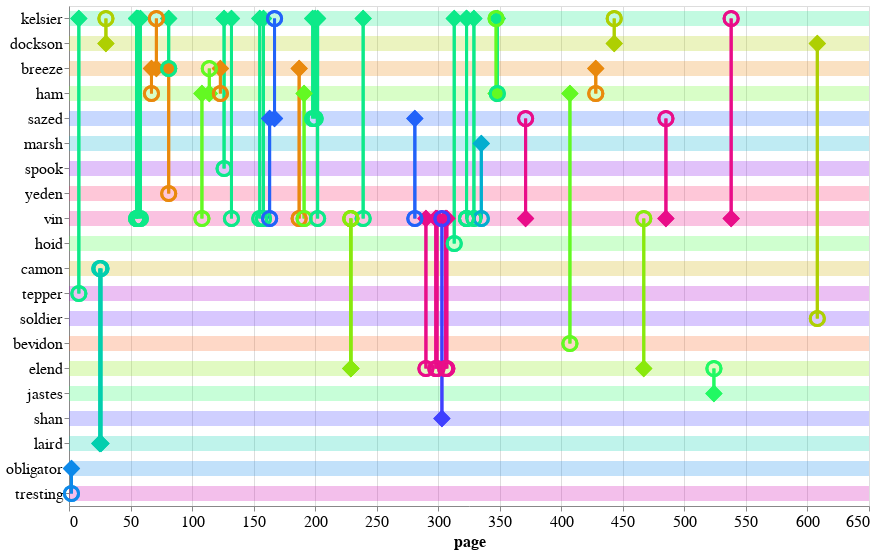

This figure's notebook cell:
### Code cell
plot_eyebrow_connections_int(fe_plot_df,'fe_eyebrow_conn_int')

### Figure 1 — Vega-Lite specification as saved in the notebook (floating-point values rounded to 4 significant figures)
{"config": {"view": {"continuousWidth": 400, "continuousHeight": 300}, "axis": {"labelFontSize": 16, "titleFontSize": 16}}, "layer": [{"data": {"name": "data-6d748824eb30db531816a8c6a9f1899d"}, "mark": "rule", "encoding": {"color": {"type": "nominal", "field": "character_draw", "legend": null, "scale": {"scheme": "sinebow"}}, "opacity": {"condition": {"value": 0.25, "selection": "selector001"}, "value": 0.05}, "size": {"value": 15}, "y": {"type": "nominal", "field": "character_draw", "sort": null}}, "selection": {"selector001": {"type": "multi", "on": "mouseover", "fields": ["character_draw"], "nearest": true}}}, {"data": {"name": "data-8690e347e60e592150864926e8ffb6df"}, "mark": "point", "encoding": {"color": {"type": "nominal", "field": "source", "legend": null, "scale": {"scheme": "sinebow"}}, "opacity": {"value": 0}, "tooltip": [{"type": "nominal", "field": "source"}, {"type": "nominal", "field": "target"}, {"type": "quantitative", "field": "page"}], "x": {"type": "quantitative", "field": "page"}, "y": {"type": "nominal", "axis": {"title": null}, "field": "character_draw", "sort": null}}}, {"data": {"name": "data-8690e347e60e592150864926e8ffb6df"}, "mark": "rule", "encoding": {"color": {"type": "nominal", "field": "source", "legend": null, "scale": {"scheme": "sinebow"}}, "opacity": {"condition": {"value": 1, "selection": "selector001"}, "value": 0.15}, "size": {"condition": {"value": 3, "selection": "selector001"}, "value": 1}, "tooltip": [{"type": "nominal", "field": "source"}, {"type": "nominal", "field": "target"}, {"type": "quantitative", "field": "page"}], "x": {"type": "quantitative", "field": "page"}, "y": {"type": "nominal", "field": "source", "sort": null}, "y2": {"field": "target"}}}, {"data": {"name": "data-8690e347e60e592150864926e8ffb6df"}, "mark": {"type": "point", "filled": true, "shape": "diamond"}, "encoding": {"color": {"type": "nominal", "field": "source", "legend": null, "scale": {"scheme": "sinebow"}}, "opacity": {"value": 1}, "size": {"condition": {"value": 300, "selection": "selector001"}, "value": 100}, "tooltip": [{"type": "nominal", "field": "source"}, {"type": "nominal", "field": "target"}, {"type": "quantitative", "field": "page"}], "x": {"type": "quantitative", "field": "page"}, "y": {"type": "nominal", "field": "source", "sort": null}}}, {"data": {"name": "data-8690e347e60e592150864926e8ffb6df"}, "mark": "point", "encoding": {"color": {"type": "nominal", "field": "source", "legend": null, "scale": {"scheme": "sinebow"}}, "opacity": {"value": 1}, "size": {"condition": {"value": 200, "selection": "selector001"}, "value": 100}, "strokeWidth": {"condition": {"value": 3, "selection": "selector001"}, "value": 1}, "tooltip": [{"type": "nominal", "field": "source"}, {"type": "nominal", "field": "target"}, {"type": "quantitative", "field": "page"}], "x": {"type": "quantitative", "field": "page"}, "y": {"type": "nominal", "field": "target", "sort": null}}}], "height": 500, "width": 800, "$schema": "https://vega.github.io/schema/vega-lite/v4.0.2.json", "datasets": {"data-6d748824eb30db531816a8c6a9f1899d": [{"character_draw": "kelsier"}, {"character_draw": "dockson"}, {"character_draw": "breeze"}, {"character_draw": "ham"}, {"character_draw": "sazed"}, {"character_draw": "marsh"}, {"character_draw": "spook"}, {"character_draw": "yeden"}, {"character_draw": "vin"}, {"character_draw": "hoid"}, {"character_draw": "camon"}, {"character_draw": "tepper"}, {"character_draw": "soldier"}, {"character_draw": "bevidon"}, {"character_draw": "elend"}, {"character_draw": "jastes"}, {"character_draw": "shan"}, {"character_draw": "laird"}, {"character_draw": "obligator"}, {"character_draw": "tresting"}], "data-8690e347e60e592150864926e8ffb6df": [{"idx": 26, "eyebrow": "source", "character_draw": "kelsier", "page": 202, "source": "kelsier", "target": "vin", "book": 1, "char_order": "kelsier"}, {"idx": 17, "eyebrow": "source", "character_draw": "kelsier", "page": 132, "source": "kelsier", "target": "vin", "book": 1, "char_order": "kelsier"}, {"idx": 18, "eyebrow": "source", "character_draw": "kelsier", "page": 155, "source": "kelsier", "target": "vin", "book": 1, "char_order": "kelsier"}, {"idx": 19, "eyebrow": "source", "character_draw": "kelsier", "page": 158, "source": "kelsier", "target": "vin", "book": 1, "char_order": "kelsier"}, {"idx": 21, "eyebrow": "target", "character_draw": "kelsier", "page": 167, "source": "sazed", "target": "kelsier", "book": 1, "char_order": "kelsier"}, {"idx": 24, "eyebrow": "source", "character_draw": "kelsier", "page": 198, "source": "kelsier", "target": "sazed", "book": 1, "char_order": "kelsier"}, {"idx": 11, "eyebrow": "source", "character_draw": "kelsier", "page": 81, "source": "kelsier", "target": "breeze", "book": 1, "char_order": "kelsier"}, {"idx": 10, "eyebrow": "target", "character_draw": "kelsier", "page": 71, "source": "breeze", "target": "kelsier", "book": 1, "char_order": "kelsier"}, {"idx": 25, "eyebrow": "source", "character_draw": "kelsier", "page": 200, "source": "kelsier", "target": "sazed", "book": 1, "char_order": "kelsier"}, {"idx": 29, "eyebrow": "source", "character_draw": "kelsier", "page": 239, "source": "kelsier", "target": "vin", "book": 1, "char_order": "kelsier"}, {"idx": 47, "eyebrow": "target", "character_draw": "kelsier", "page": 443, "source": "dockson", "target": "kelsier", "book": 1, "char_order": "kelsier"}, {"idx": 8, "eyebrow": "source", "character_draw": "kelsier", "page": 58, "source": "kelsier", "target": "vin", "book": 1, "char_order": "kelsier"}, {"idx": 16, "eyebrow": "source", "character_draw": "kelsier", "page": 126, "source": "kelsier", "target": "spook", "book": 1, "char_order": "kelsier"}, {"idx": 7, "eyebrow": "source", "character_draw": "kelsier", "page": 56, "source": "kelsier", "target": "vin", "book": 1, "char_order": "kelsier"}, {"idx": 6, "eyebrow": "source", "character_draw": "kelsier", "page": 55, "source": "kelsier", "target": "vin", "book": 1, "char_order": "kelsier"}, {"idx": 37, "eyebrow": "source", "character_draw": "kelsier", "page": 313, "source": "kelsier", "target": "hoid", "book": 1, "char_order": "kelsier"}, {"idx": 5, "eyebrow": "source", "character_draw": "kelsier", "page": 55, "source": "kelsier", "target": "vin", "book": 1, "char_order": "kelsier"}, {"idx": 4, "eyebrow": "target", "character_draw": "kelsier", "page": 30, "source": "dockson", "target": "kelsier", "book": 1, "char_order": "kelsier"}, {"idx": 38, "eyebrow": "source", "character_draw": "kelsier", "page": 323, "source": "kelsier", "target": "vin", "book": 1, "char_order": "kelsier"}, {"idx": 39, "eyebrow": "source", "character_draw": "kelsier", "page": 323, "source": "kelsier", "target": "vin", "book": 1, "char_order": "kelsier"}, {"idx": 40, "eyebrow": "source", "character_draw": "kelsier", "page": 329, "source": "kelsier", "target": "vin", "book": 1, "char_order": "kelsier"}, {"idx": 42, "eyebrow": "target", "character_draw": "kelsier", "page": 347, "source": "ham", "target": "kelsier", "book": 1, "char_order": "kelsier"}, {"idx": 43, "eyebrow": "source", "character_draw": "kelsier", "page": 348, "source": "kelsier", "target": "ham", "book": 1, "char_order": "kelsier"}, {"idx": 1, "eyebrow": "source", "character_draw": "kelsier", "page": 8, "source": "kelsier", "target": "tepper", "book": 1, "char_order": "kelsier"}, {"idx": 51, "eyebrow": "target", "character_draw": "kelsier", "page": 538, "source": "vin", "target": "kelsier", "book": 1, "char_order": "kelsier"}, {"idx": 47, "eyebrow": "source", "character_draw": "dockson", "page": 443, "source": "dockson", "target": "kelsier", "book": 1, "char_order": "dockson"}, {"idx": 52, "eyebrow": "source", "character_draw": "dockson", "page": 608, "source": "dockson", "target": "soldier", "book": 1, "char_order": "dockson"}, {"idx": 4, "eyebrow": "source", "character_draw": "dockson", "page": 30, "source": "dockson", "target": "kelsier", "book": 1, "char_order": "dockson"}, {"idx": 46, "eyebrow": "source", "character_draw": "breeze", "page": 428, "source": "breeze", "target": "ham", "book": 1, "char_order": "breeze"}, {"idx": 15, "eyebrow": "source", "character_draw": "breeze", "page": 123, "source": "breeze", "target": "ham", "book": 1, "char_order": "breeze"}, {"idx": 22, "eyebrow": "source", "character_draw": "breeze", "page": 187, "source": "breeze", "target": "vin", "book": 1, "char_order": "breeze"}, {"idx": 11, "eyebrow": "target", "character_draw": "breeze", "page": 81, "source": "kelsier", "target": "breeze", "book": 1, "char_order": "breeze"}, {"idx": 14, "eyebrow": "target", "character_draw": "breeze", "page": 114, "source": "ham", "target": "breeze", "book": 1, "char_order": "breeze"}, {"idx": 9, "eyebrow": "source", "character_draw": "breeze", "page": 67, "source": "breeze", "target": "ham", "book": 1, "char_order": "breeze"}, {"idx": 10, "eyebrow": "source", "character_draw": "breeze", "page": 71, "source": "breeze", "target": "kelsier", "book": 1, "char_order": "breeze"}, {"idx": 12, "eyebrow": "source", "character_draw": "breeze", "page": 81, "source": "breeze", "target": "yeden", "book": 1, "char_order": "breeze"}, {"idx": 45, "eyebrow": "source", "character_draw": "ham", "page": 407, "source": "ham", "target": "bevidon", "book": 1, "char_order": "ham"}, {"idx": 9, "eyebrow": "target", "character_draw": "ham", "page": 67, "source": "breeze", "target": "ham", "book": 1, "char_order": "ham"}, {"idx": 46, "eyebrow": "target", "character_draw": "ham", "page": 428, "source": "breeze", "target": "ham", "book": 1, "char_order": "ham"}, {"idx": 23, "eyebrow": "source", "character_draw": "ham", "page": 191, "source": "ham", "target": "vin", "book": 1, "char_order": "ham"}, {"idx": 43, "eyebrow": "target", "character_draw": "ham", "page": 348, "source": "kelsier", "target": "ham", "book": 1, "char_order": "ham"}, {"idx": 15, "eyebrow": "target", "character_draw": "ham", "page": 123, "source": "breeze", "target": "ham", "book": 1, "char_order": "ham"}, {"idx": 13, "eyebrow": "source", "character_draw": "ham", "page": 108, "source": "ham", "target": "vin", "book": 1, "char_order": "ham"}, {"idx": 42, "eyebrow": "source", "character_draw": "ham", "page": 347, "source": "ham", "target": "kelsier", "book": 1, "char_order": "ham"}, {"idx": 14, "eyebrow": "source", "character_draw": "ham", "page": 114, "source": "ham", "target": "breeze", "book": 1, "char_order": "ham"}, {"idx": 21, "eyebrow": "source", "character_draw": "sazed", "page": 167, "source": "sazed", "target": "kelsier", "book": 1, "char_order": "sazed"}, {"idx": 20, "eyebrow": "source", "character_draw": "sazed", "page": 163, "source": "sazed", "target": "vin", "book": 1, "char_order": "sazed"}, {"idx": 49, "eyebrow": "target", "character_draw": "sazed", "page": 485, "source": "vin", "target": "sazed", "book": 1, "char_order": "sazed"}, {"idx": 24, "eyebrow": "target", "character_draw": "sazed", "page": 198, "source": "kelsier", "target": "sazed", "book": 1, "char_order": "sazed"}, {"idx": 25, "eyebrow": "target", "character_draw": "sazed", "page": 200, "source": "kelsier", "target": "sazed", "book": 1, "char_order": "sazed"}, {"idx": 30, "eyebrow": "source", "character_draw": "sazed", "page": 281, "source": "sazed", "target": "vin", "book": 1, "char_order": "sazed"}, {"idx": 44, "eyebrow": "target", "character_draw": "sazed", "page": 371, "source": "vin", "target": "sazed", "book": 1, "char_order": "sazed"}, {"idx": 41, "eyebrow": "source", "character_draw": "marsh", "page": 335, "source": "marsh", "target": "vin", "book": 1, "char_order": "marsh"}, {"idx": 16, "eyebrow": "target", "character_draw": "spook", "page": 126, "source": "kelsier", "target": "spook", "book": 1, "char_order": "spook"}, {"idx": 12, "eyebrow": "target", "character_draw": "yeden", "page": 81, "source": "breeze", "target": "yeden", "book": 1, "char_order": "yeden"}, {"idx": 6, "eyebrow": "target", "character_draw": "vin", "page": 55, "source": "kelsier", "target": "vin", "book": 1, "char_order": "vin"}, {"idx": 34, "eyebrow": "target", "character_draw": "vin", "page": 303, "source": "shan", "target": "vin", "book": 1, "char_order": "vin"}, {"idx": 35, "eyebrow": "source", "character_draw": "vin", "page": 306, "source": "vin", "target": "elend", "book": 1, "char_order": "vin"}, {"idx": 38, "eyebrow": "target", "character_draw": "vin", "page": 323, "source": "kelsier", "target": "vin", "book": 1, "char_order": "vin"}, {"idx": 36, "eyebrow": "source", "character_draw": "vin", "page": 307, "source": "vin", "target": "elend", "book": 1, "char_order": "vin"}, {"idx": 5, "eyebrow": "target", "character_draw": "vin", "page": 55, "source": "kelsier", "target": "vin", "book": 1, "char_order": "vin"}, {"idx": 40, "eyebrow": "target", "character_draw": "vin", "page": 329, "source": "kelsier", "target": "vin", "book": 1, "char_order": "vin"}, {"idx": 41, "eyebrow": "target", "character_draw": "vin", "page": 335, "source": "marsh", "target": "vin", "book": 1, "char_order": "vin"}, {"idx": 39, "eyebrow": "target", "character_draw": "vin", "page": 323, "source": "kelsier", "target": "vin", "book": 1, "char_order": "vin"}, {"idx": 51, "eyebrow": "source", "character_draw": "vin", "page": 538, "source": "vin", "target": "kelsier", "book": 1, "char_order": "vin"}, {"idx": 33, "eyebrow": "source", "character_draw": "vin", "page": 299, "source": "vin", "target": "elend", "book": 1, "char_order": "vin"}, {"idx": 29, "eyebrow": "target", "character_draw": "vin", "page": 239, "source": "kelsier", "target": "vin", "book": 1, "char_order": "vin"}, {"idx": 32, "eyebrow": "source", "character_draw": "vin", "page": 298, "source": "vin", "target": "elend", "book": 1, "char_order": "vin"}, {"idx": 13, "eyebrow": "target", "character_draw": "vin", "page": 108, "source": "ham", "target": "vin", "book": 1, "char_order": "vin"}, {"idx": 17, "eyebrow": "target", "character_draw": "vin", "page": 132, "source": "kelsier", "target": "vin", "book": 1, "char_order": "vin"}, {"idx": 18, "eyebrow": "target", "character_draw": "vin", "page": 155, "source": "kelsier", "target": "vin", "book": 1, "char_order": "vin"}, {"idx": 19, "eyebrow": "target", "character_draw": "vin", "page": 158, "source": "kelsier", "target": "vin", "book": 1, "char_order": "vin"}, {"idx": 20, "eyebrow": "target", "character_draw": "vin", "page": 163, "source": "sazed", "target": "vin", "book": 1, "char_order": "vin"}, {"idx": 22, "eyebrow": "target", "character_draw": "vin", "page": 187, "source": "breeze", "target": "vin", "book": 1, "char_order": "vin"}, {"idx": 23, "eyebrow": "target", "character_draw": "vin", "page": 191, "source": "ham", "target": "vin", "book": 1, "char_order": "vin"}, {"idx": 7, "eyebrow": "target", "character_draw": "vin", "page": 56, "source": "kelsier", "target": "vin", "book": 1, "char_order": "vin"}, {"idx": 26, "eyebrow": "target", "character_draw": "vin", "page": 202, "source": "kelsier", "target": "vin", "book": 1, "char_order": "vin"}, {"idx": 49, "eyebrow": "source", "character_draw": "vin", "page": 485, "source": "vin", "target": "sazed", "book": 1, "char_order": "vin"}, {"idx": 27, "eyebrow": "target", "character_draw": "vin", "page": 229, "source": "elend", "target": "vin", "book": 1, "char_order": "vin"}, {"idx": 48, "eyebrow": "target", "character_draw": "vin", "page": 467, "source": "elend", "target": "vin", "book": 1, "char_order": "vin"}, {"idx": 28, "eyebrow": "target", "character_draw": "vin", "page": 229, "source": "elend", "target": "vin", "book": 1, "char_order": "vin"}, {"idx": 30, "eyebrow": "target", "character_draw": "vin", "page": 281, "source": "sazed", "target": "vin", "book": 1, "char_order": "vin"}, {"idx": 31, "eyebrow": "source", "character_draw": "vin", "page": 290, "source": "vin", "target": "elend", "book": 1, "char_order": "vin"}, {"idx": 8, "eyebrow": "target", "character_draw": "vin", "page": 58, "source": "kelsier", "target": "vin", "book": 1, "char_order": "vin"}, {"idx": 44, "eyebrow": "source", "character_draw": "vin", "page": 371, "source": "vin", "target": "sazed", "book": 1, "char_order": "vin"}, {"idx": 37, "eyebrow": "target", "character_draw": "hoid", "page": 313, "source": "kelsier", "target": "hoid", "book": 1, "char_order": "hoid"}, {"idx": 2, "eyebrow": "target", "character_draw": "camon", "page": 25, "source": "laird", "target": "camon", "book": 1, "char_order": "camon"}, {"idx": 3, "eyebrow": "target", "character_draw": "camon", "page": 26, "source": "laird", "target": "camon", "book": 1, "char_order": "camon"}, {"idx": 1, "eyebrow": "target", "character_draw": "tepper", "page": 8, "source": "kelsier", "target": "tepper", "book": 1, "char_order": "tepper"}, {"idx": 52, "eyebrow": "target", "character_draw": "soldier", "page": 608, "source": "dockson", "target": "soldier", "book": 1, "char_order": "soldier"}, {"idx": 45, "eyebrow": "target", "character_draw": "bevidon", "page": 407, "source": "ham", "target": "bevidon", "book": 1, "char_order": "bevidon"}, {"idx": 35, "eyebrow": "target", "character_draw": "elend", "page": 306, "source": "vin", "target": "elend", "book": 1, "char_order": "elend"}, {"idx": 33, "eyebrow": "target", "character_draw": "elend", "page": 299, "source": "vin", "target": "elend", "book": 1, "char_order": "elend"}, {"idx": 32, "eyebrow": "target", "character_draw": "elend", "page": 298, "source": "vin", "target": "elend", "book": 1, "char_order": "elend"}, {"idx": 31, "eyebrow": "target", "character_draw": "elend", "page": 290, "source": "vin", "target": "elend", "book": 1, "char_order": "elend"}, {"idx": 48, "eyebrow": "source", "character_draw": "elend", "page": 467, "source": "elend", "target": "vin", "book": 1, "char_order": "elend"}, {"idx": 28, "eyebrow": "source", "character_draw": "elend", "page": 229, "source": "elend", "target": "vin", "book": 1, "char_order": "elend"}, {"idx": 27, "eyebrow": "source", "character_draw": "elend", "page": 229, "source": "elend", "target": "vin", "book": 1, "char_order": "elend"}, {"idx": 50, "eyebrow": "target", "character_draw": "elend", "page": 524, "source": "jastes", "target": "elend", "book": 1, "char_order": "elend"}, {"idx": 36, "eyebrow": "target", "character_draw": "elend", "page": 307, "source": "vin", "target": "elend", "book": 1, "char_order": "elend"}, {"idx": 50, "eyebrow": "source", "character_draw": "jastes", "page": 524, "source": "jastes", "target": "elend", "book": 1, "char_order": "jastes"}, {"idx": 34, "eyebrow": "source", "character_draw": "shan", "page": 303, "source": "shan", "target": "vin", "book": 1, "char_order": "shan"}, {"idx": 3, "eyebrow": "source", "character_draw": "laird", "page": 26, "source": "laird", "target": "camon", "book": 1, "char_order": "laird"}, {"idx": 2, "eyebrow": "source", "character_draw": "laird", "page": 25, "source": "laird", "target": "camon", "book": 1, "char_order": "laird"}, {"idx": 0, "eyebrow": "source", "character_draw": "obligator", "page": 2, "source": "obligator", "target": "tresting", "book": 1, "char_order": "obligator"}, {"idx": 0, "eyebrow": "target", "character_draw": "tresting", "page": 2, "source": "obligator", "target": "tresting", "book": 1, "char_order": "tresting"}]}}
